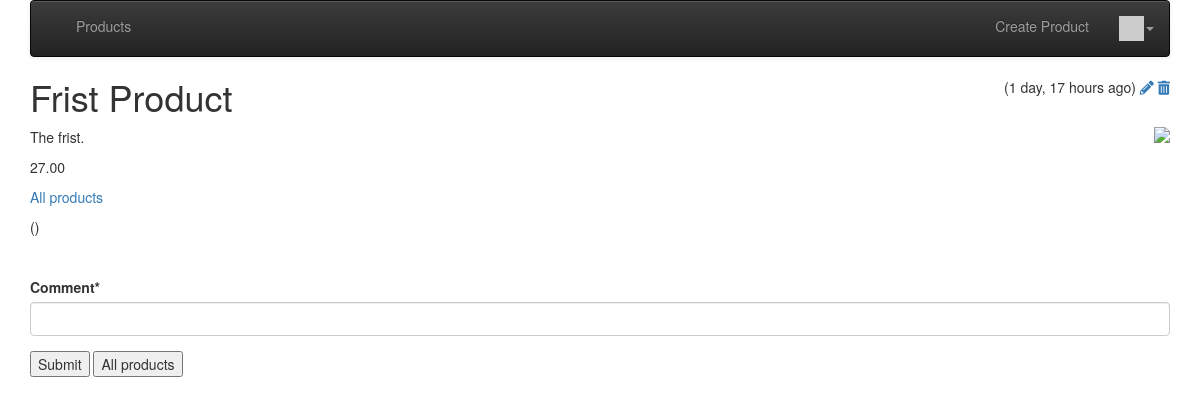
The app's page /product/1 (signed in) with its own data.
### product/models.py (models this page shows, shortened)
class Product(models.Model) :
    title = models.CharField(
            max_length=200,
            validators=[MinLengthValidator(2, "Title must be greater than 2 characters")]
    )
    price = models.DecimalField(max_digits=7, decimal_places=2, null=True)
    text = models.TextField()
    owner = models.ForeignKey(settings.AUTH_USER_MODEL, on_delete=models.CASCADE)
    comments = models.ManyToManyField(settings.AUTH_USER_MODEL,
        through='Comment', related_name='comments_owned')
    created_at = models.DateTimeField(auto_now_add=True)
    updated_at = models.DateTimeField(auto_now=True)
    picture = models.BinaryField(null=True, editable=True)
    content_type = models.CharField(max_length=256, null=True, help_text='The MIMEType of the file')
    favorites = models.ManyToManyField(settings.AUTH_USER_MODEL,
        through='Fav', related_name='favorite_products')

### product/views.py (the view)
# urls.py: path('product/<int:pk>', views.ProductDetailView.as_view(), name='product_detail'),
class ProductDetailView(OwnerDetailView):
    model = Product
    template_name = 'products/product_detail.html'
    def get(self, request, pk) :
        x = Product.objects.get(id=pk)
        comments = Comment.objects.filter(product=x).order_by('-updated_at')
        comment_form = CommentForm()
        context = { 'product' : x, 'comments': comments, 'comment_product': comment_form }
        return render(request, self.template_name, context)

### product/forms.py
class CommentForm(forms.Form):
    comment = forms.CharField(required=True, max_length=500, min_length=3, strip=True)

### product/templatetags/app_tags.py (called while the page is built)
@register.filter(name='gravatar')
def gravatar(user, size=35):
    email = str(user.email.strip().lower()).encode('utf-8')
    email_hash = md5(email).hexdigest()
    url = "//www.gravatar.com/avatar/{0}?s={1}&d=identicon&r=PG"
    return url.format(email_hash, size)

### product/templates/products/product_detail.html (shortened to what this page needs)
{% extends "base_menu.html" %}
{% load humanize %}
{% block content %}
<span style="float: right;">
({{ product.updated_at|naturaltime }})
{% if product.owner == user %}
<a href="{% url 'products:product_update' product.id %}"><i class="fa fa-pencil"></i></a>
<a href="{% url 'products:product_delete' product.id %}"><i class="fa fa-trash"></i></a>
{% endif %}
</span>
<h1>{{ product.title }}</h1>
{% if product.content_type %}
<img style="float:right; max-width:50%;" src="{% url 'products:product_picture' product.id %}"
    onclick="document.getElementById('overlay').style.display = 'block';">
{% endif %}
<p>
{{ product.text }}
</p>
{{ product.price }}
<p>
<a href="{% url 'products:all' %}">All products</a>
</p>
({{ forum.updated_at|naturaltime }})
<p>
{% if user.is_authenticated %}
<br clear="all"/>
<p>
{% load crispy_forms_tags %}
<form method="post" action="{% url 'products:product_comment_create' product.id %}">
    {{ comment_product|crispy }}
<input type="submit" value="Submit">
<input type="submit" value="All products" onclick="window.location.href='{% url 'products:all' %}';return false;">
</form>
</p>
{% endif %}
{% endblock %}

### records on screen
Product: updated_at "1 day, 17 hours ago", title "Frist Product", text "The frist.", price "27.00"
